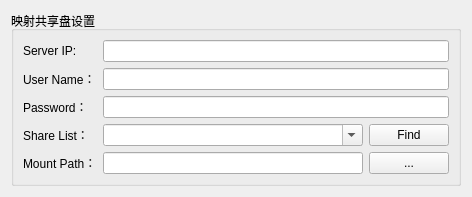
<?xml version="1.0" encoding="UTF-8"?>
<ui version="4.0">
 <class>ShareDirWidget</class>
 <widget class="QWidget" name="ShareDirWidget">
  <property name="geometry">
   <rect>
    <x>0</x>
    <y>0</y>
    <width>468</width>
    <height>177</height>
   </rect>
  </property>
  <property name="windowTitle">
   <string>Form</string>
  </property>
  <layout class="QGridLayout" name="gridLayout_2">
   <item row="1" column="0">
    <spacer name="verticalSpacer">
     <property name="orientation">
      <enum>Qt::Vertical</enum>
     </property>
     <property name="sizeHint" stdset="0">
      <size>
       <width>20</width>
       <height>40</height>
      </size>
     </property>
    </spacer>
   </item>
   <item row="0" column="0">
    <widget class="QGroupBox" name="groupBox_3">
     <property name="minimumSize">
      <size>
       <width>450</width>
       <height>0</height>
      </size>
     </property>
     <property name="maximumSize">
      <size>
       <width>600</width>
       <height>16777215</height>
      </size>
     </property>
     <property name="title">
      <string>映射共享盘设置</string>
     </property>
     <layout class="QGridLayout" name="gridLayout">
      <item row="0" column="0">
       <widget class="QLabel" name="label_5">
        <property name="sizePolicy">
         <sizepolicy hsizetype="Fixed" vsizetype="Preferred">
          <horstretch>0</horstretch>
          <verstretch>0</verstretch>
         </sizepolicy>
        </property>
        <property name="text">
         <string>Server IP:</string>
        </property>
       </widget>
      </item>
      <item row="0" column="1" colspan="2">
       <widget class="QLineEdit" name="m_edtServerIp">
        <property name="sizePolicy">
         <sizepolicy hsizetype="Expanding" vsizetype="Fixed">
          <horstretch>0</horstretch>
          <verstretch>0</verstretch>
         </sizepolicy>
        </property>
        <property name="maximumSize">
         <size>
          <width>500</width>
          <height>16777215</height>
         </size>
        </property>
       </widget>
      </item>
      <item row="1" column="1" colspan="2">
       <widget class="QLineEdit" name="m_edtUserName"/>
      </item>
      <item row="2" column="1" colspan="2">
       <widget class="QLineEdit" name="m_edtPassword"/>
      </item>
      <item row="3" column="0">
       <widget class="QLabel" name="label_6">
        <property name="sizePolicy">
         <sizepolicy hsizetype="Fixed" vsizetype="Preferred">
          <horstretch>0</horstretch>
          <verstretch>0</verstretch>
         </sizepolicy>
        </property>
        <property name="text">
         <string>Share List：</string>
        </property>
       </widget>
      </item>
      <item row="1" column="0">
       <widget class="QLabel" name="label_8">
        <property name="text">
         <string>User Name：</string>
        </property>
       </widget>
      </item>
      <item row="2" column="0">
       <widget class="QLabel" name="label_9">
        <property name="text">
         <string>Password：</string>
        </property>
       </widget>
      </item>
      <item row="3" column="1">
       <widget class="QComboBox" name="m_cbxShareDirList">
        <property name="sizePolicy">
         <sizepolicy hsizetype="Expanding" vsizetype="Fixed">
          <horstretch>0</horstretch>
          <verstretch>0</verstretch>
         </sizepolicy>
        </property>
        <property name="maximumSize">
         <size>
          <width>500</width>
          <height>16777215</height>
         </size>
        </property>
        <property name="editable">
         <bool>true</bool>
        </property>
       </widget>
      </item>
      <item row="3" column="2">
       <widget class="QPushButton" name="m_btnFind">
        <property name="text">
         <string>Find</string>
        </property>
       </widget>
      </item>
      <item row="4" column="0">
       <widget class="QLabel" name="label_7">
        <property name="sizePolicy">
         <sizepolicy hsizetype="Fixed" vsizetype="Preferred">
          <horstretch>0</horstretch>
          <verstretch>0</verstretch>
         </sizepolicy>
        </property>
        <property name="text">
         <string>Mount Path：</string>
        </property>
       </widget>
      </item>
      <item row="4" column="1">
       <widget class="QLineEdit" name="m_edtMountPath">
        <property name="sizePolicy">
         <sizepolicy hsizetype="MinimumExpanding" vsizetype="Fixed">
          <horstretch>0</horstretch>
          <verstretch>0</verstretch>
         </sizepolicy>
        </property>
        <property name="maximumSize">
         <size>
          <width>500</width>
          <height>16777215</height>
         </size>
        </property>
       </widget>
      </item>
      <item row="4" column="2">
       <widget class="QPushButton" name="m_btnBrowse">
        <property name="text">
         <string>...</string>
        </property>
       </widget>
      </item>
     </layout>
    </widget>
   </item>
   <item row="0" column="1">
    <spacer name="horizontalSpacer">
     <property name="orientation">
      <enum>Qt::Horizontal</enum>
     </property>
     <property name="sizeHint" stdset="0">
      <size>
       <width>40</width>
       <height>20</height>
      </size>
     </property>
    </spacer>
   </item>
  </layout>
 </widget>
 <resources/>
 <connections/>
</ui>
